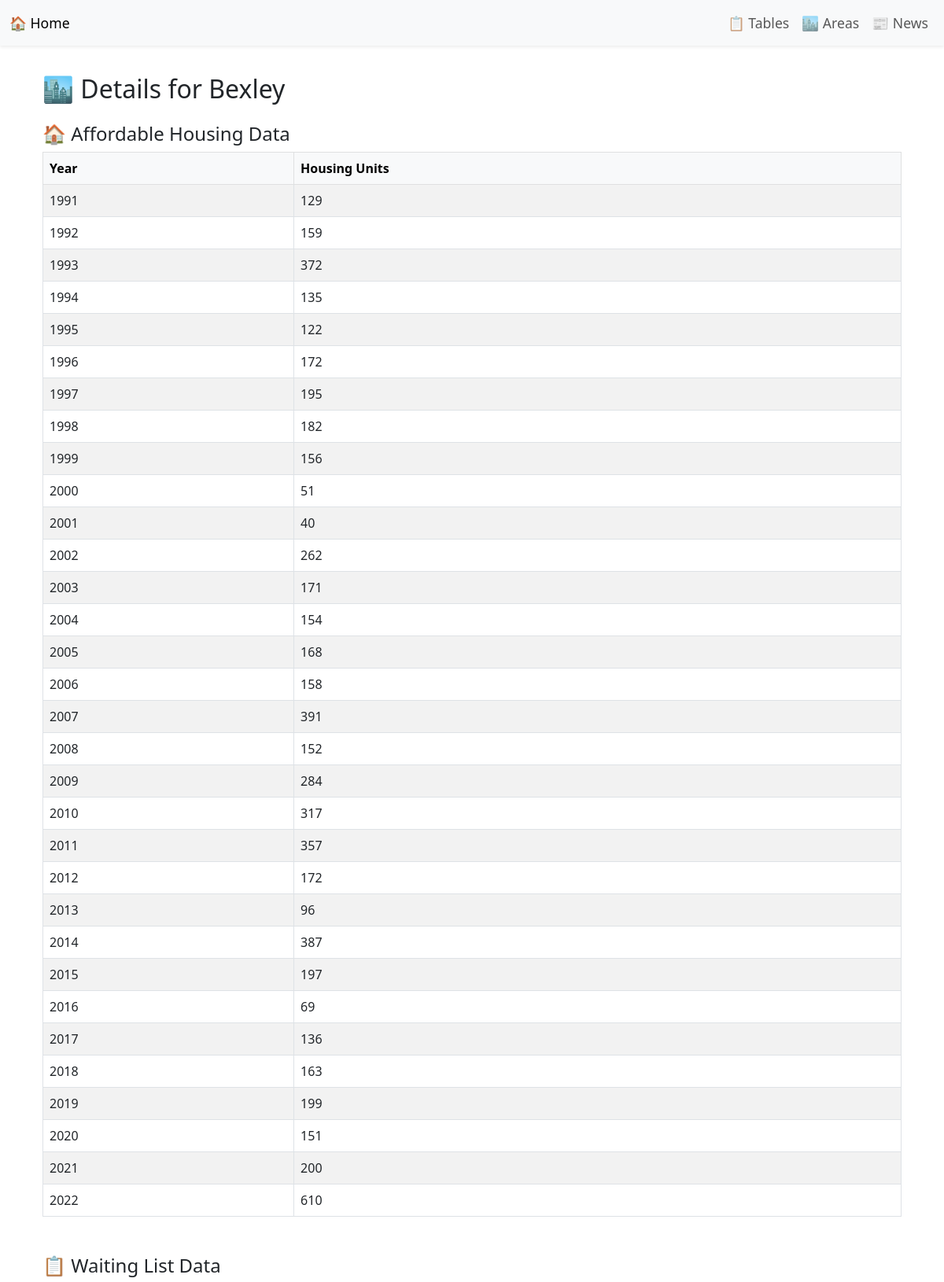
Page /area_detail/E09000004 (upper part) on the committed database.
### tables this page shows
CREATE TABLE "Area" (
"area_code" TEXT,
  "area_name" TEXT
);

CREATE TABLE "Affordable_Housing_Data" (
"area_code" TEXT,
  "year" TEXT,
  "housing_units" INTEGER
);

### coursework2_flask/flask_app/routes.py (the view)
@main.route("/area_detail/<area_code>")
def area_detail(area_code):
    conn = get_connection()
    cursor = conn.cursor()
    try:
        cursor.execute("SELECT area_name FROM Area WHERE area_code = ?", (area_code,))
        area = cursor.fetchone()
        if not area:
            flash(f"❌ Area code '{area_code}' not found.")
            return redirect(url_for("main.list_areas"))
        cursor.execute("""
            SELECT year, housing_units
            FROM Affordable_Housing_Data
            WHERE area_code = ?
            ORDER BY year
        """, (area_code,))
        housing_data = cursor.fetchall()
        cursor.execute("""
            SELECT year, households_count
            FROM Waiting_List_Data
            WHERE area_code = ?
            ORDER BY year
        """, (area_code,))
        waiting_data = cursor.fetchall()
        return render_template("area_detail.html", area_code=area_code, area_name=area["area_name"],
                               housing_data=housing_data, waiting_data=waiting_data)
    except sqlite3.Error as e:
        flash(f"❌ Error loading area detail: {e}")
        return redirect(url_for("main.list_areas"))
    finally:
        conn.close()

### coursework2_flask/flask_app/routes.py (called while the page is built)
def get_connection():
    db_path = current_app.config["DB_PATH"]
    conn = sqlite3.connect(db_path)
    conn.row_factory = sqlite3.Row
    return conn

### coursework2_flask/flask_app/templates/area_detail.html (shortened to what this page needs)
{% extends "base.html" %}
{% block content %}
<div class="container mt-4">
    <h2>🏙️ Details for {{ area_name }}</h2>
    <h4 class="mt-4">🏠 Affordable Housing Data</h4>
    <table class="table table-striped table-bordered">
        <thead class="table-light">
            <tr>
                <th>Year</th>
                <th>Housing Units</th>
            </tr>
        </thead>
        <tbody>
            {% for row in housing_data %}
            <tr>
                <td>{{ row.year }}</td>
                <td>{{ row.housing_units }}</td>
            </tr>
            {% endfor %}
        </tbody>
    </table>
    <h4 class="mt-5">📋 Waiting List Data</h4>
</div>
{% endblock %}

### coursework2_flask/flask_app/templates/base.html (style rules this page uses)
body { padding-top: 70px; }

### rows in the picture
Area: area_name "Bexley"
Affordable_Housing_Data: year "1991", housing_units "129"
Affordable_Housing_Data: year "1992", housing_units "159"
Affordable_Housing_Data: year "1993", housing_units "372"
Affordable_Housing_Data: year "1994", housing_units "135"
Affordable_Housing_Data: year "1995", housing_units "122"
Affordable_Housing_Data: year "1996", housing_units "172"
Affordable_Housing_Data: year "1997", housing_units "195"
Affordable_Housing_Data: year "1998", housing_units "182"
Affordable_Housing_Data: year "1999", housing_units "156"
Affordable_Housing_Data: year "2000", housing_units "51"
Affordable_Housing_Data: year "2001", housing_units "40"
Affordable_Housing_Data: year "2002", housing_units "262"
Affordable_Housing_Data: year "2003", housing_units "171"
Affordable_Housing_Data: year "2004", housing_units "154"
Affordable_Housing_Data: year "2005", housing_units "168"
Affordable_Housing_Data: year "2006", housing_units "158"
Affordable_Housing_Data: year "2007", housing_units "391"
Affordable_Housing_Data: year "2008", housing_units "152"
Affordable_Housing_Data: year "2009", housing_units "284"
Affordable_Housing_Data: year "2010", housing_units "317"
Affordable_Housing_Data: year "2011", housing_units "357"
Affordable_Housing_Data: year "2012", housing_units "172"
Affordable_Housing_Data: year "2013", housing_units "96"
Affordable_Housing_Data: year "2014", housing_units "387"
Affordable_Housing_Data: year "2015", housing_units "197"
Affordable_Housing_Data: year "2016", housing_units "69"
Affordable_Housing_Data: year "2017", housing_units "136"
Affordable_Housing_Data: year "2018", housing_units "163"
Affordable_Housing_Data: year "2019", housing_units "199"
Affordable_Housing_Data: year "2020", housing_units "151"
Affordable_Housing_Data: year "2021", housing_units "200"
Affordable_Housing_Data: year "2022", housing_units "610"
